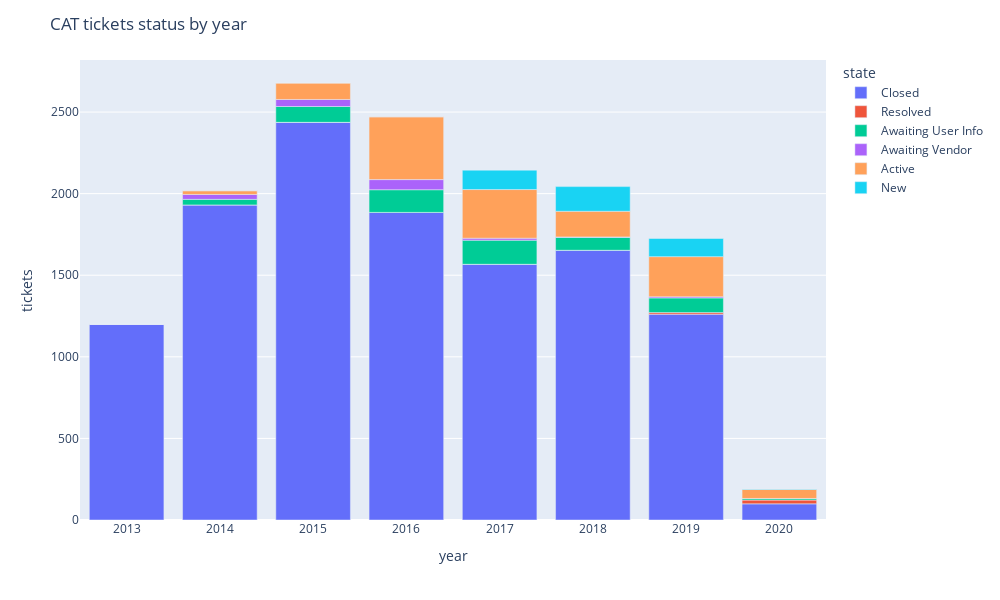

The cell this chart's notebook holds for it:
### Code cell
fig = px.bar(df, x='year', y='tickets', color='state')
fig.update_layout(title_text="CAT tickets status by year", height=600, width=1000)
fig.show()

### Figure 1 — Plotly figure (JSON) as saved in the notebook; plotly's stock layout.template omitted (floating-point values rounded to 4 significant figures)
{"data": [{"alignmentgroup": "True", "hoverlabel": {"namelength": 0}, "hovertemplate": "state=Closed<br>year=%{x}<br>tickets=%{y}", "legendgroup": "Closed", "marker": {"color": "#636efa"}, "name": "Closed", "offsetgroup": "Closed", "orientation": "v", "showlegend": true, "textposition": "auto", "type": "bar", "x": [2014, 2015, 2016, 2017, 2018, 2019, 2020, 2013], "xaxis": "x", "y": [1931, 2437, 1885, 1567, 1653, 1261, 99, 1198], "yaxis": "y"}, {"alignmentgroup": "True", "hoverlabel": {"namelength": 0}, "hovertemplate": "state=Resolved<br>year=%{x}<br>tickets=%{y}", "legendgroup": "Resolved", "marker": {"color": "#EF553B"}, "name": "Resolved", "offsetgroup": "Resolved", "orientation": "v", "showlegend": true, "textposition": "auto", "type": "bar", "x": [2020, 2019, 2013, 2014, 2015, 2016, 2017, 2018], "xaxis": "x", "y": [23, 10, 0, 0, 0, 0, 0, 0], "yaxis": "y"}, {"alignmentgroup": "True", "hoverlabel": {"namelength": 0}, "hovertemplate": "state=Awaiting User Info<br>year=%{x}<br>tickets=%{y}", "legendgroup": "Awaiting User Info", "marker": {"color": "#00cc96"}, "name": "Awaiting User Info", "offsetgroup": "Awaiting User Info", "orientation": "v", "showlegend": true, "textposition": "auto", "type": "bar", "x": [2015, 2013, 2017, 2018, 2019, 2020, 2014, 2016], "xaxis": "x", "y": [97, 2, 148, 79, 90, 9, 34, 139], "yaxis": "y"}, {"alignmentgroup": "True", "hoverlabel": {"namelength": 0}, "hovertemplate": "state=Awaiting Vendor<br>year=%{x}<br>tickets=%{y}", "legendgroup": "Awaiting Vendor", "marker": {"color": "#ab63fa"}, "name": "Awaiting Vendor", "offsetgroup": "Awaiting Vendor", "orientation": "v", "showlegend": true, "textposition": "auto", "type": "bar", "x": [2020, 2018, 2017, 2016, 2015, 2014, 2013, 2019], "xaxis": "x", "y": [1, 3, 12, 62, 43, 30, 1, 7], "yaxis": "y"}, {"alignmentgroup": "True", "hoverlabel": {"namelength": 0}, "hovertemplate": "state=Active<br>year=%{x}<br>tickets=%{y}", "legendgroup": "Active", "marker": {"color": "#FFA15A"}, "name": "Active", "offsetgroup": "Active", "orientation": "v", "showlegend": true, "textposition": "auto", "type": "bar", "x": [2014, 2015, 2016, 2017, 2018, 2019, 2013, 2020], "xaxis": "x", "y": [23, 101, 385, 298, 157, 246, 0, 55], "yaxis": "y"}, {"alignmentgroup": "True", "hoverlabel": {"namelength": 0}, "hovertemplate": "state=New<br>year=%{x}<br>tickets=%{y}", "legendgroup": "New", "marker": {"color": "#19d3f3"}, "name": "New", "offsetgroup": "New", "orientation": "v", "showlegend": true, "textposition": "auto", "type": "bar", "x": [2020, 2018, 2016, 2015, 2014, 2013, 2019, 2017], "xaxis": "x", "y": [3, 151, 0, 0, 0, 0, 111, 119], "yaxis": "y"}], "layout": {"barmode": "relative", "height": 600, "legend": {"title": {"text": "state"}, "tracegroupgap": 0}, "margin": {"t": 60}, "title": {"text": "CAT tickets status by year"}, "width": 1000, "xaxis": {"anchor": "y", "autorange": true, "domain": [0, 1], "range": [2012.0, 2020.0], "title": {"text": "year"}, "type": "linear"}, "yaxis": {"anchor": "x", "autorange": true, "domain": [0, 1], "range": [0, 2819.0], "title": {"text": "tickets"}, "type": "linear"}}}
